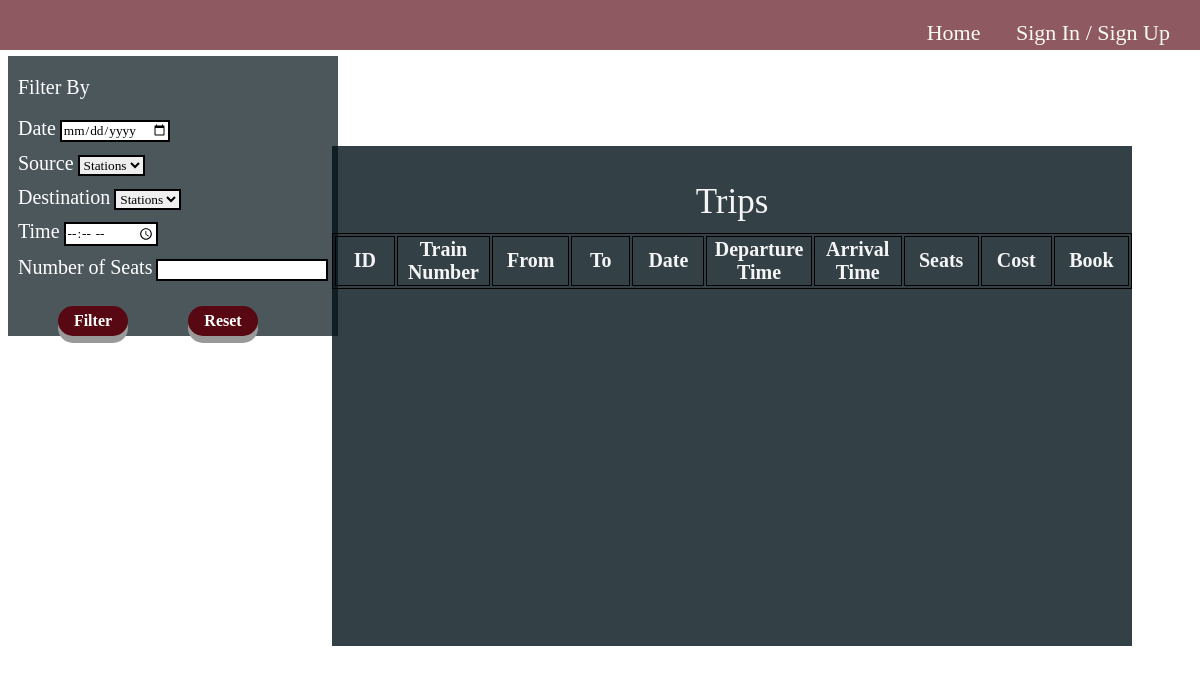
/, run on an earlier commit of the app's database.
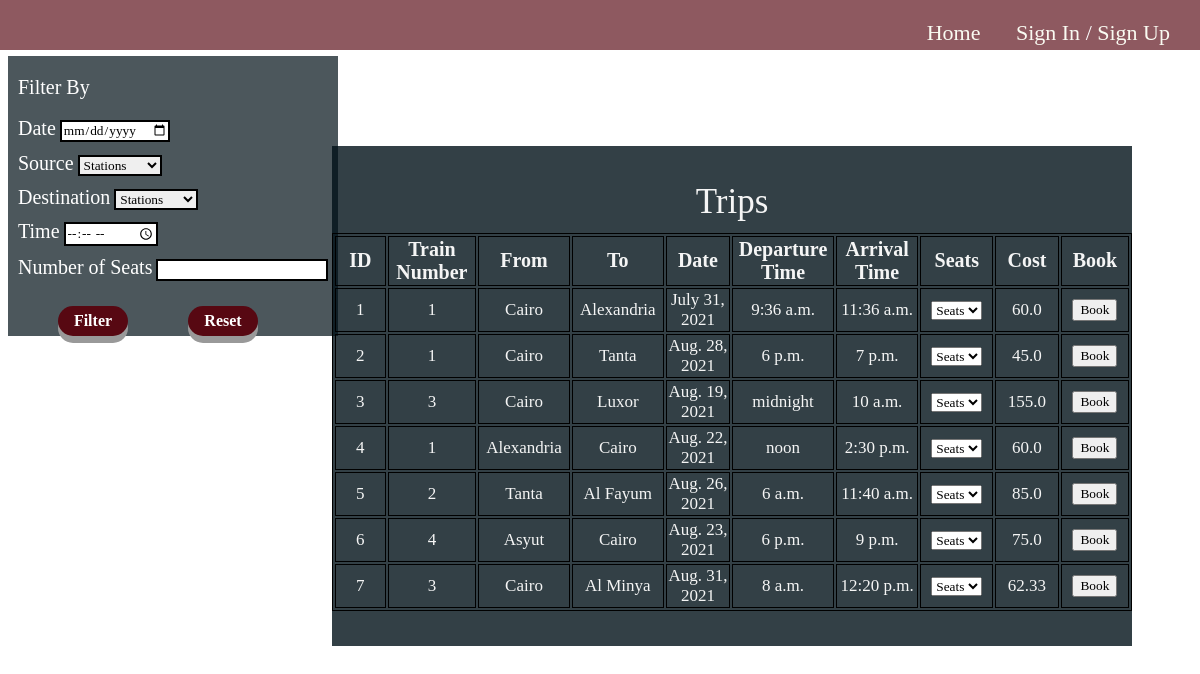
And on a later commit of the database.
### blog/models.py (models this page shows, shortened)
class Trip(models.Model):
    train = models.ForeignKey(
        Train, on_delete=models.CASCADE, related_name="TripTrain")
    source = models.ForeignKey(
        Station, on_delete=models.CASCADE, related_name="TripSource", null=False)
    destination = models.ForeignKey(
        Station, on_delete=models.CASCADE, related_name="TripDest", null=False)
    day = models.DateField(null=False)
    start_Time = models.TimeField(null=False)
    end_Time = models.TimeField(null=False)
    price = models.FloatField(null=False, default=0)
    Remaining_seats = models.IntegerField(default=0, editable=False)
    seats = models.IntegerField(default=0, editable=False)
    @property
    def isPast(self):
        return self.day >= date.today()

class Train(models.Model):
    Number_of_seats = models.IntegerField(default=0)
    source = models.ForeignKey(
        Station, on_delete=models.CASCADE, related_name="TrainSource", null=False)
    destination = models.ForeignKey(
        Station, on_delete=models.CASCADE, related_name="TrainDest", null=False)

class Station(models.Model):
    id = models.IntegerField(default=-1, primary_key=True)
    stationName = models.CharField(max_length=15)

### blog/views.py (the view)
# urls.py: 2. Add a URL to urlpatterns:  path('', views.home, name='home')
@never_cache
def home(request):
    trips = Trip.objects.all()
    stations = Station.objects.all()
    tripJSON = serializers.serialize("json", trips)
    tripObj = json.loads(tripJSON)
    return render(request, 'sitePages/home.html', {'trips': trips, 'stations': stations, 'data': json.dumps(list(tripObj))})

### blog/tags/tags.py (called while the page is built)
@register.simple_tag
def tripSeat(trip):
    book = Book.objects.filter(trip = trip.id)
    bookSeats = book.values_list('seatTrain', flat=True)
    seats = []
    i = 1
    while i <= trip.seats:
        if i not in bookSeats:
            seats.append(i)
        i = i+1
    return seats

### templates/sitePages/home.html (shortened to what this page needs)
{% extends "base.html" %}
{% load static %}
{% load tags %}
{% block head %}
<link rel="stylesheet" href="{% static 'css/homePage.css' %}">
{% endblock%}
{% block content %}
<div class="filter" value="{{ trips }}" id="variable">
    <span><label for="Filter options" id="label1">Filter By</label></span>
    <br> <br>
    <div id="Filter options">
        <label for="dateOption">Date</label>
        <input type="date" id="dateOption" name="dateOption"><br>
        <label for="sourceOption">Source</label>
        <select name="sourceOption" id="sourceOption">
            <option value="stations" hidden>Stations</option>
        </select><br>
        <label for="destOption">Destination</label>
        <select name="destOption" id="destOption">
            <option value="stations" hidden>Stations</option>
        </select><br>
        <label for="timeOption">Time</label>
        <input type="time" id="timeOption" name="timeOption"><br>
        <label for="seatNbOption">Number of Seats</label>
        <input type="text" id="seatNbOption" name="seatNbOption"><br>
    </div>
    <div id="filterDiv">
        <button class="filterBtns" onclick="filter()">Filter</button>
        <button class="filterBtns" onclick="reset()">Reset</button>
    </div>
</div>
<div class="trips" style="overflow: auto;">
    <p>Trips</p>
    <table id="tripsTable">
        <tr>
            <th>ID</th>
            <th>Train Number</th>
            <th>From</th>
            <th>To</th>
            <th>Date</th>
            <th>Departure Time</th>
            <th>Arrival Time</th>
            <th>Seats</th>
            <th>Cost</th>
            <th>Book</th>
        </tr>
        {% for trip in trips %}
        {% if trip.isPast and trip.Remaining_seats > 0 %}
        <tr id="{{trip.id}}">
            <td>{{trip.id}}</td>
            <td>{{ trip.train.id }}</td>
            <td>{{trip.source.stationName}}</td>
            <td>{{trip.destination.stationName}}</td>
            <td>{{trip.day}}</td>
            <td>{{trip.start_Time}}</td>
            <td>{{trip.end_Time}}</td>
            <td>
                <select>
                    <option selected hidden>Seats</option>
                    {% tripSeat trip as seats %}
                </select>
            </td>
            <td>{{trip.price}}</td>
            <td>
                <a href="{% url 'blog:certainTrip' trip.id %}"><button>Book</button></a>
            </td>
        </tr>
        {% endif %}
        {% empty %}
        <tr id="notrip">
            <td colspan="10">No Trips Available</td>
        </tr>
        {% endfor %}
    </table>
</div>
{% endblock content %}

What changed in the data, as far as the page shows it:
now on this page (row edited): Trip: id "1", train.id "1", source.stationName "Cairo", destination.stationName "Alexandria", day "July 31, 2021", start_Time "9:36 a.m.", end_Time "11:36 a.m.", price "60.0"
now on this page (row edited): Trip: id "2", train.id "1", source.stationName "Cairo", destination.stationName "Tanta", day "Aug. 28, 2021", start_Time "6 p.m.", end_Time "7 p.m.", price "45.0"
now on this page (row edited): Trip: id "3", train.id "3", source.stationName "Cairo", destination.stationName "Luxor", day "Aug. 19, 2021", start_Time "midnight", end_Time "10 a.m.", price "155.0"
now on this page (row edited): Trip: id "4", train.id "1", source.stationName "Alexandria", destination.stationName "Cairo", day "Aug. 22, 2021", start_Time "noon", end_Time "2:30 p.m.", price "60.0"
now on this page (row edited): Trip: id "5", train.id "2", source.stationName "Tanta", destination.stationName "Al Fayum", day "Aug. 26, 2021", start_Time "6 a.m.", end_Time "11:40 a.m.", price "85.0"
now on this page (row edited): Trip: id "6", train.id "4", source.stationName "Asyut", destination.stationName "Cairo", day "Aug. 23, 2021", start_Time "6 p.m.", end_Time "9 p.m.", price "75.0"
added Trip: id "7", train.id "3", source.stationName "Cairo", destination.stationName "Al Minya", day "Aug. 31, 2021", start_Time "8 a.m.", end_Time "12:20 p.m.", price "62.33"
